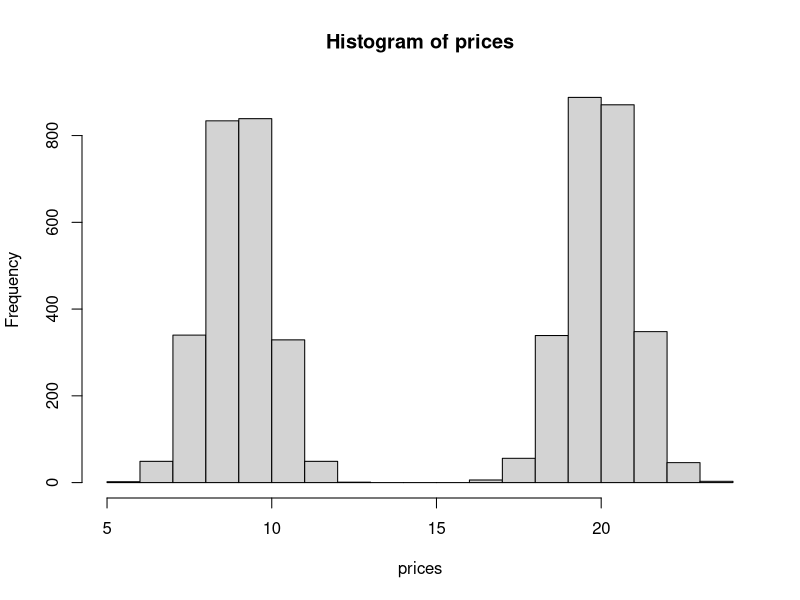
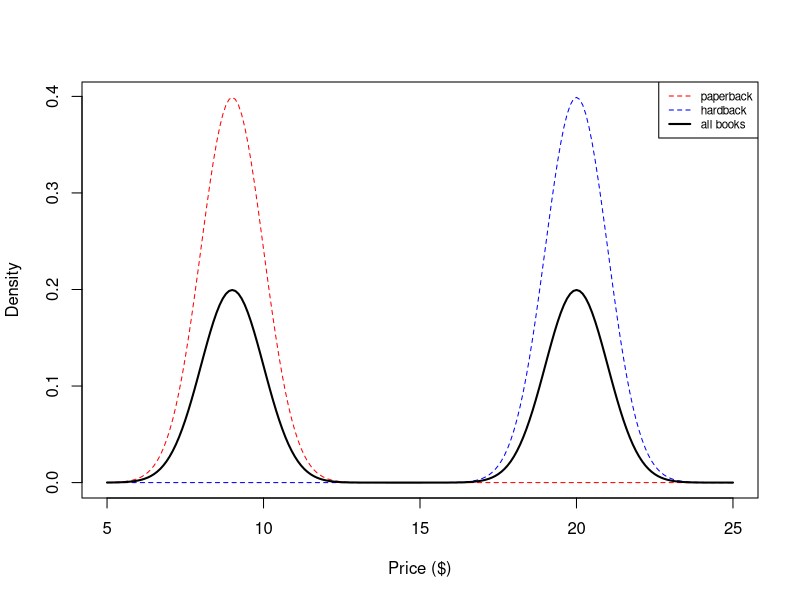
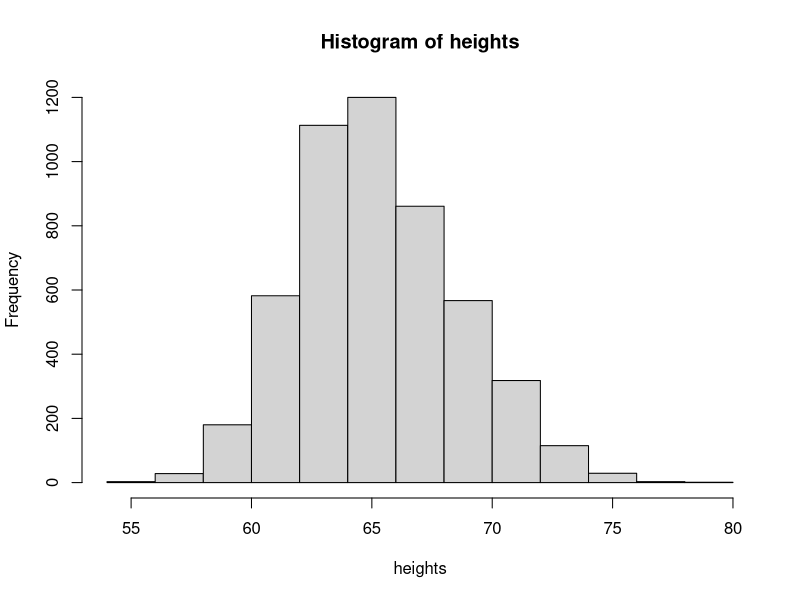
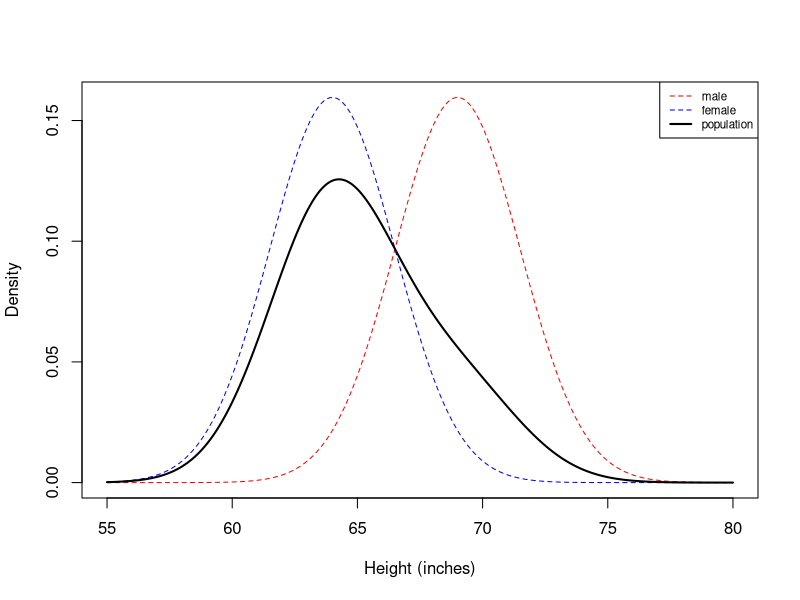
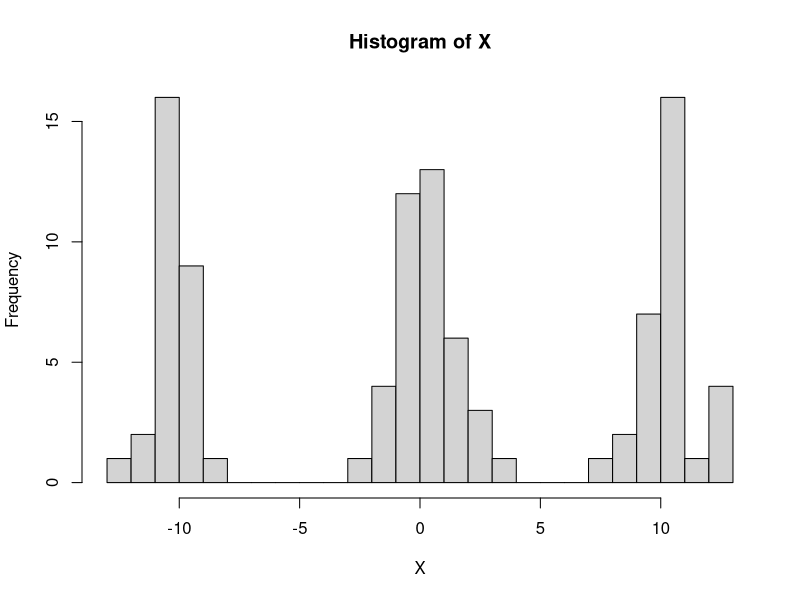
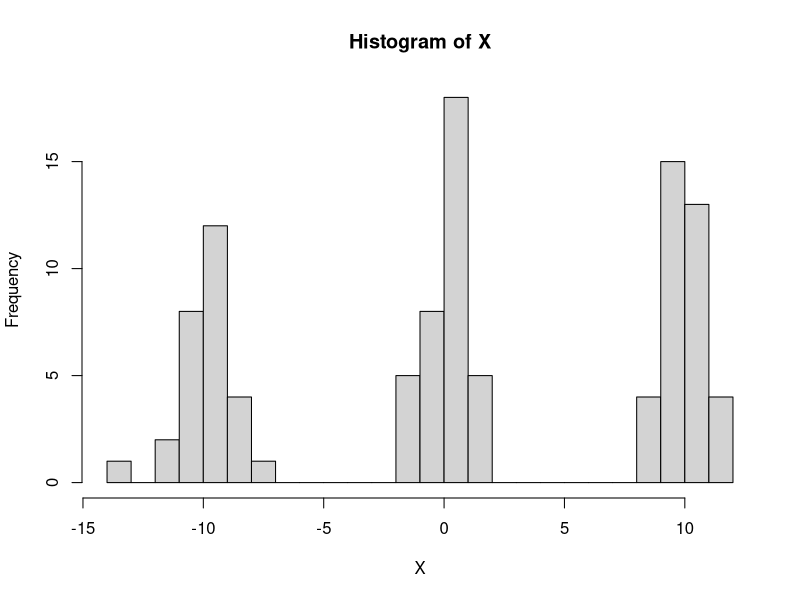
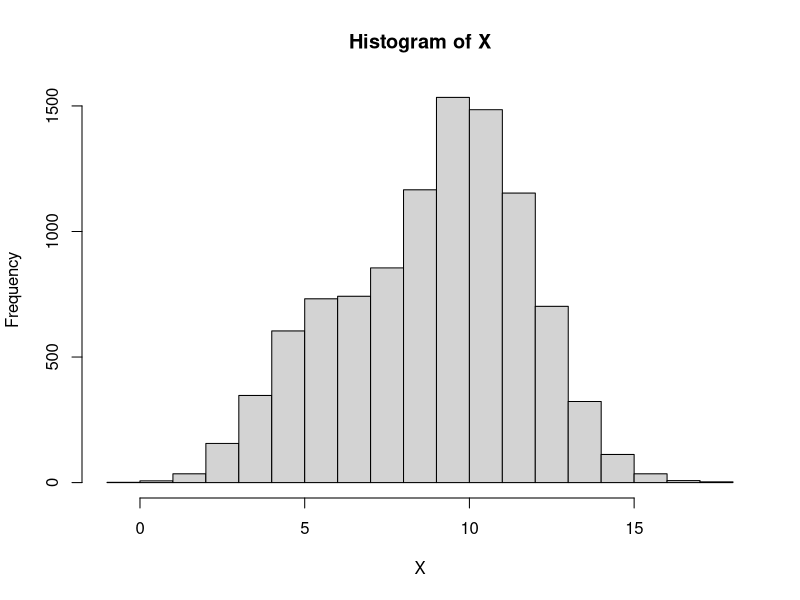
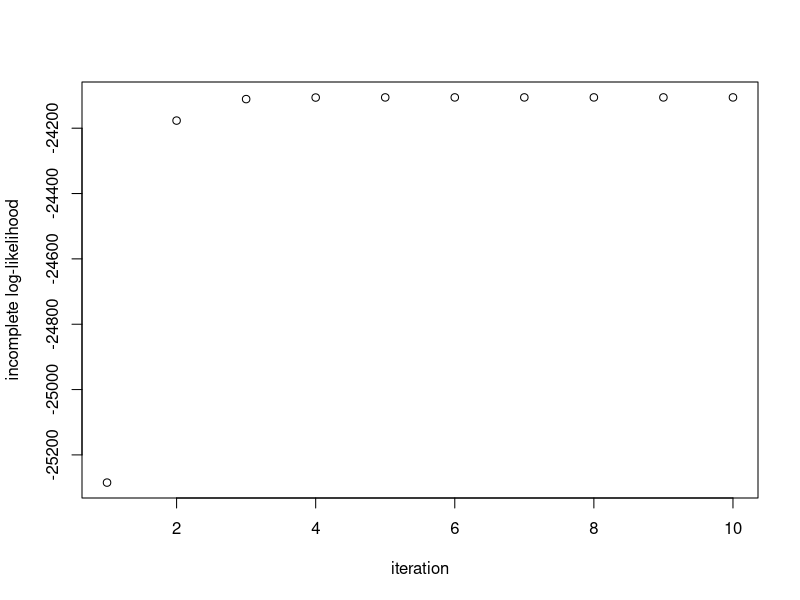

Generate these figures, in order, with R:
## ---- chunk 1
numSamples <- 5000
prices      <- numeric(numSamples)
for(i in seq_len(numSamples)) {
  # draw latent component
  z.i <- rbinom(1,1,0.5)
  # two conditions for each normal distribution based upon the latent component
  if(z.i == 0) prices[i] <- rnorm(1, mean = 9, sd = 1)
  else prices[i] <- rnorm(1, mean = 20, sd = 1)
}
hist(prices)
## ---- chunk 2
mu.pb   <- 9
sd.pb   <- 1
mu.hb   <- 20
sd.hb   <- 1

sample.pts <- seq(5, 25, by=0.1)
density_pb   <- dnorm(sample.pts, mean=mu.pb, sd=sd.pb)
density_hb <- dnorm(sample.pts, mean=mu.hb, sd=sd.hb)

plot(sample.pts, density_pb, col='red', type='l', xlab="Price ($)", ylab="Density", lty=2)
lines(sample.pts, density_hb, col='blue', type='l', lty=2)
lines(sample.pts, 0.5*density_hb + 0.5*density_pb, col='black', type='l', lwd=2)

legend('topright', c('paperback', 'hardback', 'all books'), col=c('red', 'blue', 'black'), lty=c(2,2,1), lwd=c(1,1,2), cex=0.7)
## ---- chunk 3
numSamples <- 5000
heights      <- numeric(numSamples)
for(i in seq_len(numSamples)) {
  z.i <- rbinom(1,1,0.75)
  if(z.i == 0) heights[i] <- rnorm(1, mean = 69, sd = 2.5)
  else heights[i] <- rnorm(1, mean = 64, sd = 2.5)
}
hist(heights)
## ---- chunk 4
mu.male   <- 69
sd.male   <- 2.5
mu.female <- 64
sd.female <- 2.5

sample.pts     <- seq(55, 80, by=0.1)
density_male   <- dnorm(sample.pts, mean=mu.male, sd=sd.male)
density_female <- dnorm(sample.pts, mean=mu.female, sd=sd.female)

plot(sample.pts, density_male, col='red', type='l', xlab="Height (inches)", ylab="Density", lty=2)
lines(sample.pts, density_female, col='blue', type='l', lty=2)
lines(sample.pts, .75*density_female + .25*density_male, col='black', type='l', lwd=2)

legend('topright', c('male', 'female', 'population'), col=c('red', 'blue', 'black'), lty=c(2,2,1), lwd=c(1,1,2), cex=0.7)
## ---- chunk 5
set.seed(1234)
n <- 100
mu <- c(-10, 0, 10)
# sample Z first 
Z <- sample(1:3, size=n, replace=TRUE)
# conditional on Z, sample the normal update
X <- rnorm(n, mean=mu[Z], sd=1)
hist(X, breaks=20)
## ---- chunk 6
n <- 100
mu <- c(-10, 0, 10)
# sample Z first 
Z <- sample(1:3, size=n, replace=TRUE)
# conditional on Z, sample the normal update
X <- rnorm(n, mean=mu[Z], sd=1)
hist(X, breaks=20)
## ---- chunk 7
# set mu and sigma
mu.true    = c(5, 10)
sigma.true = c(1.5, 2)

# Calculate Z
Z = rbinom(500, 1, 0.75)

# sample values from the mixture model 
X <- rnorm(10000, mean=mu.true[Z+1], sd=sigma.true[Z+1])
hist(X,breaks=15)
## ---- chunk 8
# code from Matt Bonakdarpour
# todo: re-write this 
compute.log.lik <- function(L, w) {
  L[,1] = L[,1]*w[1]
  L[,2] = L[,2]*w[2]
  return(sum(log(rowSums(L))))
}

L = matrix(NA, nrow=length(X), ncol= 2)
L[, 1] = dnorm(X, mean=mu.true[1], sd = sigma.true[1])
L[, 2] = dnorm(X, mean=mu.true[2], sd = sigma.true[2])
## ---- chunk 9
# code from Matt Bonakdarpour
# todo: improve the code and move over 
# to package functionality
mixture.EM <- function(w.init, L) {
  
  w.curr <- w.init
  
  # store log-likehoods for each iteration
  log_liks <- c()
  ll       <- compute.log.lik(L, w.curr)
  log_liks <- c(log_liks, ll)
  delta.ll <- 1
  
  while(delta.ll > 1e-5) {
    w.curr   <- EM.iter(w.curr, L)
    ll       <- compute.log.lik(L, w.curr)
    log_liks <- c(log_liks, ll)
    delta.ll <- log_liks[length(log_liks)]  - log_liks[length(log_liks)-1]
  }
  return(list(w.curr, log_liks))
}

EM.iter <- function(w.curr, L, ...) {
  
  # E-step: compute E_{Z|X,w0}[I(Z_i = k)]
  z_ik <- L
  for(i in seq_len(ncol(L))) {
    z_ik[,i] <- w.curr[i]*z_ik[,i]
  }
  z_ik     <- z_ik / rowSums(z_ik)
  
  # M-step
  w.next   <- colSums(z_ik)/sum(z_ik)
  return(w.next)
}
## ---- chunk 10
#perform EM
ee <- mixture.EM(w.init=c(0.5,0.5), L)
print(paste("Estimate = (", round(ee[[1]][1],2), ",", 
            round(ee[[1]][2],2), ")", sep=""))
## ---- chunk 11
plot(ee[[2]], ylab='incomplete log-likelihood', xlab='iteration')
